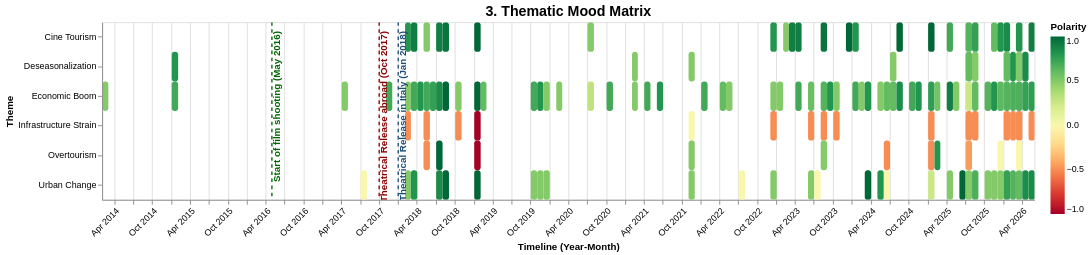

Source (Vega-Lite JSON):
### Vega-Lite specification from a JSON file in a GitHub repository (floating-point values rounded to 4 significant figures; data arrays with more than 128 entries replaced by an {"elided": "..."} marker saying what was removed)
{"config": {"view": {"continuousWidth": 300, "continuousHeight": 300}}, "layer": [{"data": {"name": "data-35a5e87f3b4cd334086d6b1d74fe2779"}, "mark": {"type": "rect", "cornerRadius": 3}, "encoding": {"color": {"field": "Topic_Sentiment", "legend": {"title": "Polarity"}, "scale": {"domain": [-1, 1], "scheme": "redyellowgreen"}, "type": "quantitative"}, "tooltip": [{"field": "Date", "type": "temporal"}, {"field": "Narrative_Topic", "type": "nominal"}, {"field": "Topic_Sentiment", "format": ".2f", "type": "quantitative"}], "x": {"axis": {"format": "%b %Y", "labelAngle": -45}, "field": "Date", "timeUnit": "yearmonth", "title": "Timeline (Year-Month)", "type": "temporal"}, "y": {"field": "Narrative_Topic", "title": "Theme", "type": "nominal"}}, "name": "view_eefe813187ab59ec_0"}, {"data": {"name": "data-57eb6e8149d7a4d4a22ab79626cdab88"}, "mark": {"type": "rule", "size": 1.5, "strokeDash": [4, 4]}, "encoding": {"color": {"field": "Color", "scale": null, "type": "nominal"}, "x": {"field": "Date", "timeUnit": "yearmonth", "type": "temporal"}}}, {"data": {"name": "data-57eb6e8149d7a4d4a22ab79626cdab88"}, "mark": {"type": "text", "align": "right", "angle": 270, "baseline": "top", "dx": 5, "fontSize": 11, "fontWeight": "bold"}, "encoding": {"color": {"field": "Color", "scale": null, "type": "nominal"}, "text": {"field": "Event", "type": "nominal"}, "x": {"field": "Date", "timeUnit": "yearmonth", "type": "temporal"}, "y": {"value": 15}}}], "height": 200, "params": [{"name": "param_1e9efca18e7a2868", "select": {"type": "interval", "encodings": ["x", "y"]}, "bind": "scales", "views": ["view_eefe813187ab59ec_0"]}], "title": {"text": "3. Thematic Mood Matrix", "fontSize": 16}, "width": 1050, "$schema": "https://vega.github.io/schema/vega-lite/v6.4.1.json", "datasets": {"data-35a5e87f3b4cd334086d6b1d74fe2779": {"elided": "147 records"}, "data-57eb6e8149d7a4d4a22ab79626cdab88": [{"Date": "2016-05-01T00:00:00", "Event": "Start of film shooting (May 2016)", "Color": "#006400"}, {"Date": "2017-10-25T00:00:00", "Event": "Theatrical Release abroad (Oct 2017)", "Color": "#8B0000"}, {"Date": "2018-01-25T00:00:00", "Event": "Theatrical Release in Italy (Jan 2018)", "Color": "#1F4E79"}]}}
